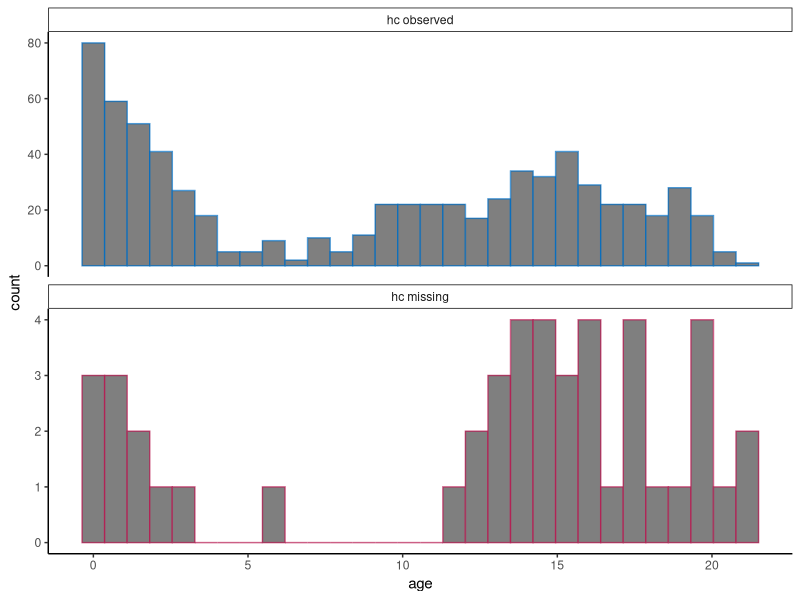
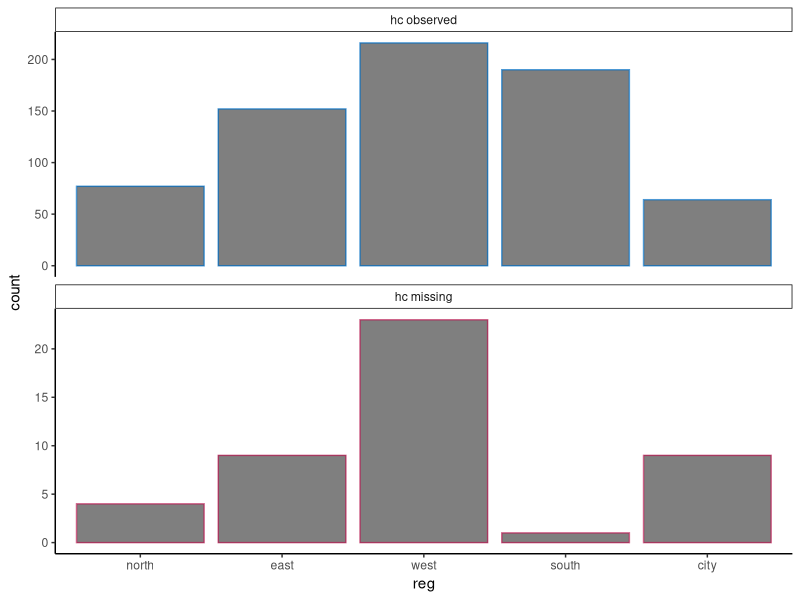
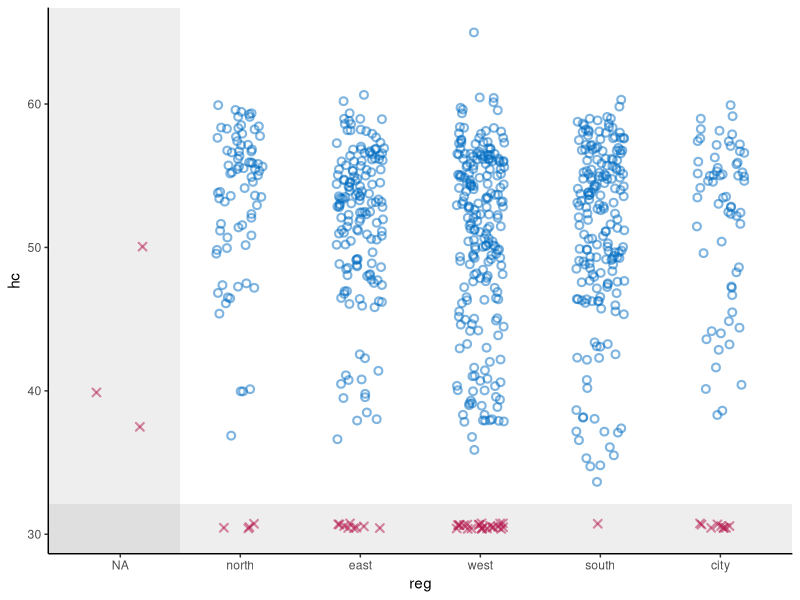
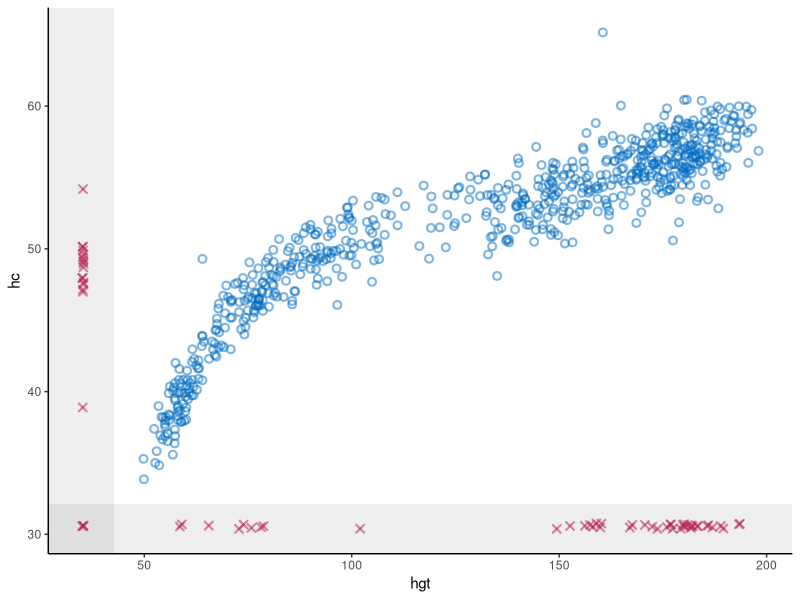
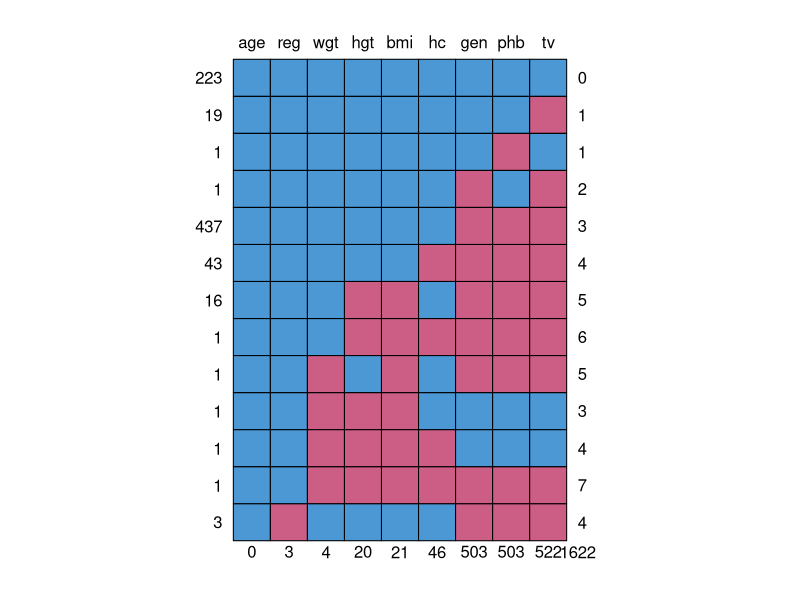
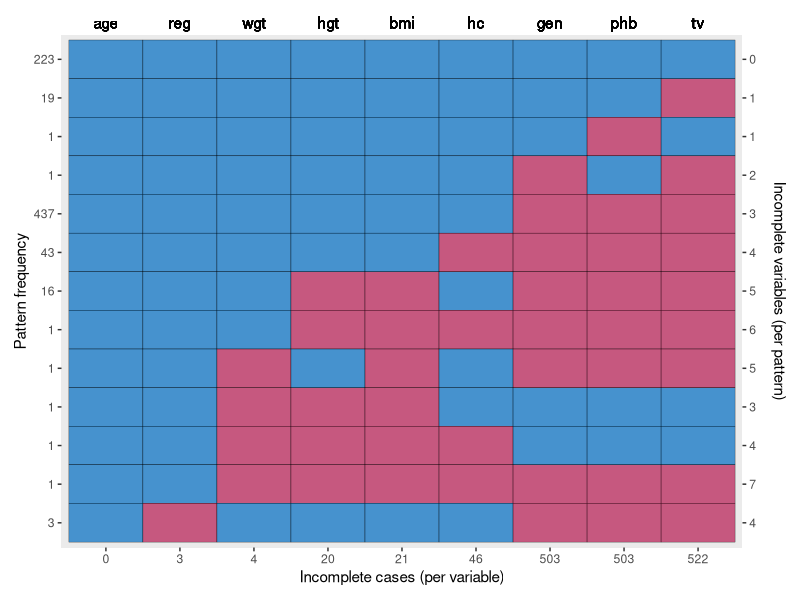
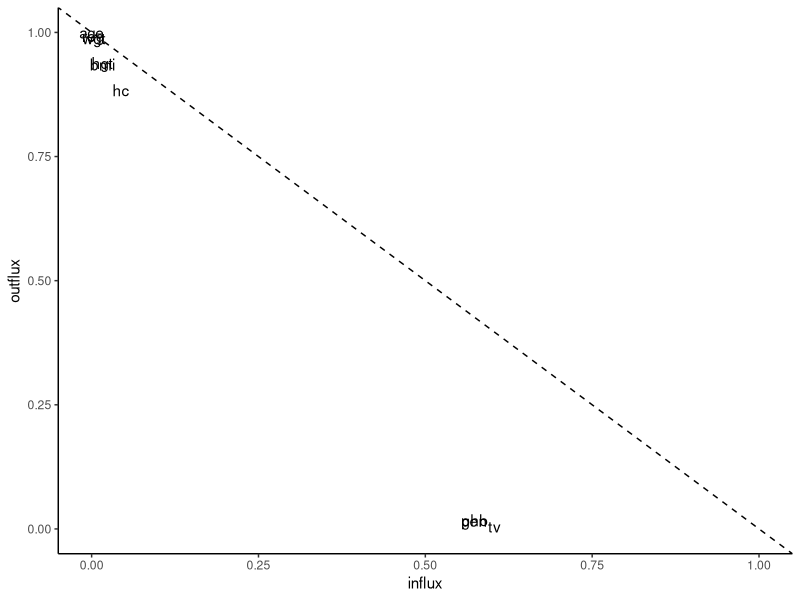

The R source for these figures, in order: (Note: this script raises an error after producing the figures.)
## ---- chunk 1
knitr::opts_chunk$set(
  collapse = TRUE,
  comment = "#>",
  warning = FALSE, 
  message = FALSE,
  fig.width = 6, 
  fig.height = 6
)
## ---- chunk 2
# set-up environment
# library(shinymice)
library(tidyverse)
`%nin%` <- Negate(`%in%`)

# example dataset
dat <- mice::boys
# example mids object
imp <- mice::mice(dat, printFlag = FALSE)

# define mice theme
theme_mice <- function() {
  # move this outside of the function to unnecessary avoid re-running
  ggplot2::update_geom_defaults("point", list(
    shape = 21,
    size = 1.9,
    stroke = 1.1,
    alpha = 0.5
  ))
  ggplot2::update_geom_defaults("boxplot", list(
    size = 1
  ))
  ggplot2::update_geom_defaults("line", list(
    size = 1
  ))
  # the actual theme settings
  theme <- list(
    ggplot2::theme_classic(),
    ggplot2::theme(legend.position = "top"),
    ggplot2::scale_color_manual(
      values = c(
        "observed" = mice:::mdc(1),
        "missing" = mice:::mdc(2),
        "imputed" = mice:::mdc(2)
      )
    ),
    ggplot2::scale_fill_manual(
      values = c(
        "observed" = mice:::mdc(1),
        "missing" = mice:::mdc(2),
        "imputed" = mice:::mdc(2)
      )
    ),
    ggplot2::scale_size_manual(
      values = c("observed" = 1,
      "imputed" = 0.5)
),
    ggplot2::labs(color = NULL, fill = NULL, size = NULL)
  )
  return(theme)
}
## ---- chunk 3
# histogram/density plot dodged instead of faceted
# plot_conditional <- function(dat, x, z) {
#   if (is.numeric(dat[[x]])) {
#     geom <- ggplot2::geom_density(ggplot2::aes(x = .data[[x]], y = ..count.., color = conditional))
#   } else {
#     geom <-
#       ggplot2::geom_bar(
#         ggplot2::aes(x = .data[[x]], color = conditional),
#         position = ggplot2::position_dodge(),
#         fill = "white"
#       )
#   }
#   dat %>%
#     dplyr::mutate(conditional = factor(
#       is.na(.data[[z]]),
#       levels = c(TRUE, FALSE),
#       labels = c("missing", "observed")
#     )) %>%
#     ggplot2::remove_missing(., vars = x) %>%
#     ggplot2::ggplot() +
#     geom +
#     theme_mice() +
#     ggplot2::labs(color = paste(z)) +
#     theme(legend.position = "top")
# }

# histogram/density plot faceted instead of dodged
plot_conditional <- function(dat, x, z) {
  # define graphing elements to add to plot
  if (is.numeric(dat[[x]])) { # for continuous variables
    geom <-
      ggplot2::geom_histogram()
  } else { # for categorical variables
    geom <-
      ggplot2::geom_bar()
  }
  
  # preprocess the data
  dat[!is.na(dat[[x]]), ] %>%
    dplyr::mutate(conditional = factor(
      is.na(.data[[z]]),
      levels = c(FALSE, TRUE),
      labels = c("observed", "missing")
    )) %>%
    # plot
    ggplot2::ggplot(ggplot2::aes(
        x = .data[[x]],
        color = conditional,
        fill = "white"
      )) +
    geom +
    # split by conditional variable
    ggplot2::facet_wrap(
      ~ conditional,
      ncol = 1,
      scales = "free_y",
      labeller = ggplot2::labeller(conditional = c(
        paste(z, "observed"), paste(z, "missing")
      ) %>% setNames(c(
        "observed", "missing"
      )))
    ) +
    # style
    theme_mice() +
    theme(legend.position = "none",
          strip.background = element_rect(size = 0.5))
}

# test
plot_conditional(dat, x = "age", z = "hc")
plot_conditional(dat, x = "reg", z = "hc")
## ---- chunk 4
# scatterplot with NAs
plot_bivariate <- function(dat, x, y) {
  # define graphing elements to add to plot later
  # set NA value and scale for variable x
  if (is.numeric(dat[[x]])) {
    NA_x <-
      min(dat[[x]], na.rm = TRUE) - .1 * diff(range(dat[[x]], na.rm = TRUE))
    shade_x <-
      min(dat[[x]], na.rm = TRUE) - .05 * diff(range(dat[[x]], na.rm = TRUE))
    scale_x <- NULL
  } else {
    NA_x <- "NA"
    shade_x <- 1.5
    scale_x <-
      ggplot2::scale_x_discrete(limits = c("NA", levels(dat[[x]])))
  }
  
  # set NA value and scale for variable y
  if (is.numeric(dat[[y]])) {
    NA_y <-
      min(dat[[y]], na.rm = TRUE) - .1 * diff(range(dat[[y]], na.rm = TRUE))
    shade_y <-
      min(dat[[y]], na.rm = TRUE) - .05 * diff(range(dat[[y]], na.rm = TRUE))
    scale_y <- NULL
  } else {
    NA_y <- "NA"
    shade_y <- 1.5
    scale_y <-
      ggplot2::scale_y_discrete(limits = c("NA", levels(dat[[y]])))
  }
  
  # add geom for NAs in the x space
  if (any(is.na(dat[[x]]))) {
    geom_x <- ggplot2::geom_point(
      position = ggplot2::position_jitter(width = 0.2, height = 0.2),
      color = mice:::mdc(2),
      shape = 4,
      mapping = ggplot2::aes(x = NA_x, y = .data[[y]]),
      data = dat[is.na(dat[[x]]),]
    )
  } else {
    geom_x <- NULL
  }
  
  # add geom for NAs in the y space
  if (any(is.na(dat[[y]]))) {
    geom_y <- ggplot2::geom_point(
      position = ggplot2::position_jitter(width = 0.2, height = 0.2),
      color = mice:::mdc(2),
      shape = 4,
      mapping = ggplot2::aes(x = .data[[x]], y = NA_y),
      data = dat[is.na(dat[[y]]),]
    )
  } else{
    geom_y <- NULL
  }
  
  # add geom for NAs in the x-y space
  if (any(is.na(dat[[x]]) & is.na(dat[[y]]))) {
    geom_xy <- ggplot2::geom_point(
      position = ggplot2::position_jitter(width = 0.2, height = 0.2),
      color = mice:::mdc(2),
      shape = 4,
      mapping = ggplot2::aes(x = NA_x, y = NA_y),
      data = dat[is.na(dat[[x]]) & is.na(dat[[y]]),]
    )
  } else{
    geom_xy <- NULL
  }
  
  # plot
  p <- dat %>% ggplot2::ggplot() +
    # plot observed datapoints in x-y space
    ggplot2::geom_point(
      ggplot2::aes(x = .data[[x]], y = .data[[y]]),
      position = ggplot2::position_jitter(width = 0.2, height = 0.2),
      color = mice::mdc(1)
    ) +
    # add area for NAs in the x space
    ggplot2::annotate(
      "rect",
      xmin = -Inf,
      xmax = shade_x,
      ymin = -Inf,
      ymax = Inf,
      alpha = 0.1
    ) +
    # add area for NAs in the y space
    ggplot2::annotate(
      "rect",
      xmin = -Inf,
      xmax = Inf,
      ymin = -Inf,
      ymax = shade_y,
      alpha = 0.1
    ) +
    # add NAs 
    geom_x +
    geom_y +
    geom_xy +
    # style graph
    theme_mice() +
    scale_x +
    scale_y 
  
  # output
  return(p)
}

# test
plot_bivariate(dat, x = "reg", y = "hc")
plot_bivariate(dat, x = "hgt", y = "hc") 
## ---- chunk 5
# make ggplot version of md pattern plot
plot_md_pattern <- function(dat) {
  # get md pattern and store additional info
  pat <- mice::md.pattern(dat)
  vrb <- colnames(pat)[-ncol(pat)]
  colnames(pat) <- c(vrb, "n_vrb_inc")
  n_pat_obs <- as.numeric(rownames(pat))[-nrow(pat)]
  n_vrb_inc <- as.numeric(pat[, ncol(pat)])[-nrow(pat)]
  n_val_mis <- as.numeric(pat[nrow(pat), ])[-ncol(pat)]
  
  # make the pattern tidy
  long_pat <- pat[-nrow(pat), ] %>%
    cbind(., n_pat_obs, pat_nr = 1:nrow(.)) %>%
    as.data.frame() %>%
    tidyr::pivot_longer(cols = all_of(vrb),
                        names_to = "vrb",
                        values_to = "obs") %>%
    cbind(., n_val_mis)
  
  # plot the md pattern
  p <- long_pat %>%
    ggplot2::ggplot() +
    ggplot2::geom_tile(ggplot2::aes(
      x = vrb,
      y = pat_nr,
      fill = as.factor(obs),
      group = n_vrb_inc
    ),
    color = "black") +
    # set axes
    ggplot2::scale_x_discrete(limits = vrb,
                              position = "bottom",
                              labels = as.character(n_val_mis)) +    
    ggplot2::scale_y_reverse(
      breaks = 1:max(long_pat$pat_nr),
      labels = as.character(n_pat_obs),
      expand = c(0.01, 0.01),
      sec.axis = ggplot2::dup_axis(
        labels = as.character(n_vrb_inc),
        name = "Incomplete variables (per pattern)")
    ) +
    # add labels
    ggplot2::labs(x = "Incomplete cases (per variable)",
                  y = "Pattern frequency") +
    ggplot2::geom_text(aes(x = vrb, y = -Inf, label = vrb),
              data = long_pat,
              vjust = -0.5) +
    ggplot2::coord_cartesian(clip = "off") +
    # add styling
    ggplot2::theme(
      legend.position = "none",
      plot.margin = ggplot2::margin(25, 10, 10, 10, unit = "pt"),
      axis.title.y.right = ggplot2::element_text(margin = ggplot2::margin(l = 10)),
      panel.grid = ggplot2::element_blank()
    ) +
    ggplot2::scale_fill_manual(values = c("1" = mice:::mdc(1), "0" = mice:::mdc(2))) 
  
  return(p)
}

# test
plot_md_pattern(dat)
## ---- chunk 6
# plot in- and outflux of incomplete data
plot_flux <- function(dat){
  flx <- mice::flux(dat)
  p <- flx %>% ggplot2::ggplot() +
    ggplot2::geom_text(
      ggplot2::aes(x = influx, y = outflux, label = rownames(flx))
    ) +
    geom_abline(intercept = 1, slope = -1, linetype = "dashed") +
    lims(x = c(0,1), y = c(0,1)) +
    theme_classic()
  return(p)
}
# test
plot_flux(dat)
## ---- chunk 7

# make chain means and variances tidy
preprocess_thetas <- function(imp) {
  d <- imp$chainMean %>%
    dplyr::na_if(., "NaN") %>%
    as.data.frame() %>%
    dplyr::mutate(var = row.names(.), theta = "Chain means") %>%
    rbind(
      .,
      imp$chainVar %>%
        sqrt() %>%
        as.data.frame(.) %>%
        dplyr::mutate(var = row.names(.), theta = "Chain standard deviations")
    ) %>%
    tidyr::pivot_longer(-c(var, theta)) %>%
    cbind(.it = as.integer(1:imp$iteration),
          .imp = as.factor(rep(1:imp$m, each = imp$iteration)))
  return(d)
}
# test
trace_dat <- preprocess_thetas(imp)

trace_one_variable <- function(d, x) {
  # plot one variable
  p <- d[d$var == x,] %>%
    ggplot2::ggplot() +
    ggplot2::geom_line(ggplot2::aes(x = .it, y = value, color = .imp)) +
    ggplot2::facet_wrap( ~ theta, scales = "free", ncol = 2) +
    ggplot2::theme_classic() +
    ggplot2::theme(
      strip.background = element_rect(colour = "white"),
      strip.text = element_text(face = "bold", size = 11),
      legend.position = "bottom"
    ) +
    ggplot2::labs(x = "Iteration",
                  y = paste0("Variable: '", x, "'"),
                  color = "Imputation")
  # show message to user when variable is completely observed
  if (all(is.na(p$data$value))) {
    p <-
      p + ggplot2::geom_text(ggplot2::aes(
        x = median(as.numeric(d$.imp)),
        y = 0,
        label = "No \n imputations \n to show"
      ),
      color = "grey")
  }
  return(p)
}
#test
trace_one_variable(trace_dat, x = "hgt")
trace_one_variable(trace_dat, x = "age")
## ---- chunk 8
# preprocess
prepare_plotting <- function(mids, x, y = NULL) {
  # preprocess incomplete data
  d <-
    mids$data %>%
    dplyr::mutate(.id = rownames(.)) %>%
    .[c(x, y, ".id")] %>%
    cbind(.imp = 0)
  
  # preprocess imputations
  imps <- mids$imp[[x]] %>%
    dplyr::mutate(.id = row.names(.)) %>%
    tidyr::pivot_longer(
      cols = 1:mids$m,
      names_to = ".imp",
      values_to = x,
      names_transform = list(.imp = as.numeric)
    ) 
  
  # combine incomplete and imputed data
    cd <- d %>%
      dplyr::bind_rows(., imps) %>%
      dplyr::mutate(imputed = ifelse(.imp > 0, 'imputed', 'observed'))
  
  # output
  return(cd)
}

# test 
x = "hc"
y = "reg"
plot_dat <- prepare_plotting(mids = imp, x = x, y = y)
# # with second variable
# plot_dat2 <- prepare_plotting(mids = imp, x = y, y = x)
# a <- dplyr::full_join(plot_dat, plot_dat2)
## ---- chunk 9
# stripplot
m = 5
geom_stripplot <- function(x, m, ...) {
  p <- list(
    ggplot2::geom_jitter(
      ggplot2::aes(
        x = as.factor(.data$.imp),
        y = .data[[x]],
        color = .data$imputed
      ),
      height = 0,
      width = 0.25, 
      ...
    ),
    ggplot2::scale_x_discrete(limits = as.character(0:m)),
    ggplot2::labs(
      x = "Imputation (0 = observed data)",
      y = paste0("Variable: '", x, "'"),
      color = "",
      fill = "",
      size = ""
    )
  )
  return(p)
}

# test
# plot_dat %>%
#   ggplot2::ggplot() +
#   geom_stripplot(x, m)
## ---- chunk 10

plot_dat %>%
  ggplot2::ggplot() +
  geom_stripplot(x, m) +
  theme_mice()
## ---- chunk 11
geom_bwplot <- function(x, m){
  list(
    ggplot2::geom_boxplot(
      ggplot2::aes(
        x = as.factor(.data$.imp),
        y = .data[[x]],
        color = .data$imputed
      ),
      width = 0.5
    ),
    ggplot2::scale_x_discrete(limits = as.character(0:m)),
    ggplot2::xlab(
      "Imputation (0 = observed data)")
    )
}

plot_dat %>% 
  ggplot2::ggplot() +
  geom_bwplot(x, m = imp$m) + 
  theme_mice()

# try to combine this with the stripplot??
plot_dat %>%
  ggplot2::ggplot() +
  geom_bwplot(x, m) + 
  geom_stripplot(x, m, alpha = 0.1) +
  theme_mice()

## ---- chunk 12
geom_densityplot <- function(x, m){
  list(ggplot2::geom_density(
    ggplot2::aes(
    x = .data[[x]],
    group = .data$.imp,
    color = .data$imputed,
    size = .data$imputed)),
    ggplot2::scale_size_manual(guide = "none", values = c(0.5, 1) %>% setNames(c("imputed", "observed")))
)}


plot_dat[!is.na(plot_dat[[x]]), ] %>%  
  ggplot2::ggplot() +
  geom_densityplot(x, m = imp$m) + 
  theme_mice()


## ---- chunk 13
# At some point, try to do this for histograms too? See https://github.com/amices/shinyMice/blob/Enhancements/R/gg.barplot.R

# geom_densityplot <- function(x, m){
#   list(ggplot2::geom_density(
#     ggplot2::aes(
#     x = .data[[x]],
#     group = .data$.imp,
#     color = .data$imputed,
#     size = .data$imputed)),
#     ggplot2::scale_size_manual(values = c(0.5, 1) %>% setNames(c("imputed", "observed")))
# )}
# 
# plot_dat %>% 
#   ggplot2::ggplot() +
#   geom_densityplot(x, m = imp$m) + 
#   theme_mice()
## ---- chunk 14
# better preprocessing function??
x = "hgt"
y = "hc"

# extract imputations and initialize plot
plot_imps <- function(imp, x, y = NULL) {
  # parse inputs
  if (is.null(y)) {
    y <- x
  }
  # combine observed and imputed data
  xy_obs <- imp$data %>%
    cbind(datapoint = "observed",
          .imp = 0,
          .id = 1:nrow(.),
          .) %>%
    .[!is.na(imp$data[[x]]) &
        !is.na(imp$data[[y]]), ]
  xy_imps <- imp %>% 
    mice::complete("long") %>% 
    cbind(datapoint = "imputed", .) %>% 
    .[.$.id %nin% xy_obs$.id,]
  xy_dat <- rbind(xy_obs, xy_imps) %>% 
    dplyr::mutate(datapoint = factor(datapoint, levels = c("observed", "imputed")))
  # initialize plot
  p <- xy_dat %>% 
    ggplot2::ggplot() +
    theme_mice() 
  # output
  return(p)
}

# test with continuous variable
x = "hc"

# boxplot (doesn't work for categorical variables)
imp %>% plot_imps(x) +
  ggplot2::geom_boxplot(
      ggplot2::aes(
        x = as.factor(.imp), 
        y = .data[[x]],
        color = datapoint
      ),
      width = 0.5
    ) +
  ggplot2::xlab("Imputation (0 = observed data)") 

# stripplot
imp %>% plot_imps(x) +
  ggplot2::geom_jitter(
      ggplot2::aes(
        x = as.factor(.imp),
        y = .data[[x]],
        color = datapoint
      ),
      height = 0.25,
      width = 0.25) +
    ggplot2::xlab("Imputation (0 = observed data)") 

# density plot
imp %>% plot_imps(x) +
  ggplot2::geom_density(ggplot2::aes(
    x = .data[[x]],
    color = datapoint,
    size = datapoint,
    group = .imp
  )) 

# test with two continuous variables
y = "hgt"

# xyplot
imp %>% plot_imps(x, y) +
  ggplot2::geom_point(ggplot2::aes(
    x = .data[[x]],
    y = .data[[y]],
    group = .id,
    color = datapoint
  ))

# test with categorical variable
x = "phb"

# faceted barplot
imp %>% plot_imps(x) +
  ggplot2::geom_bar(
      ggplot2::aes(
        x = .data[[x]],
        color = datapoint,
        size = datapoint
      ),
      width = 0.5,
      fill = "white",
      position = ggplot2::position_dodge(preserve = "single")
    ) +
  ggplot2::facet_wrap(~.imp, scales = "free_y", ncol = 2)

# failed attempt at histogram/barplot
# imp %>% preprocess_imps(x) %>%
#   ggplot2::ggplot() +
#   theme_mice() +
#   ggplot2::geom_histogram(ggplot2::aes(
#     x = .data[[x]],
#     color = datapoint,
#     group = .imp
#   ),
#   fill = "white",
#   position = "stack") +
#   ggplot2::facet_wrap(~datapoint, scales = "free_y", ncol = 1) +
#   ggplot2::theme(legend.position = "none")
# 
# 
# x = "reg"
# imp %>% preprocess_imps(x) %>%
#   ggplot2::ggplot() +
#   theme_mice() +
#   ggplot2::geom_bar(
#     ggplot2::aes(x = .data[[x]],
#                  color = datapoint,
#                  group = .imp),
#     fill = "white",
#     position = "stack"
#   ) +
#   ggplot2::facet_wrap(
#     ~ datapoint,
#     scales = "free_y",
#     ncol = 1,
#     labeller = ggplot2::labeller(datapoint = c(paste(x, "observed"), paste(x, "imputed")) %>% 
#                                    setNames(c("observed", "imputed"))
#                                  )
#   ) +
#   ggplot2::theme(legend.position = "none")

## ---- chunk 15
# plot the predictor matrix for the imputation model, make interactive later!
plot_pred_matrix <- function(dat) {
  # parse input
  if (mice::is.mids(dat)) {
    imp <- dat
  } else {
    imp <- mice::mice(dat, maxit = 0)
  }
  # get the predictor matrix and add the rownames as variable
  pred <- imp$predictorMatrix %>%
    as.data.frame() %>%
    cbind(vrb_to_imp = rownames(.), .)
  # make the data tidy to plot
  long_pred <-
    pivot_longer(
      pred,
      cols = names(pred)[-1],
      names_to = "vrb_as_pred",
      names_transform = list(vrb_as_pred = as.factor)
    )
  # plot the predictor matrix
  p <- long_pred %>%
    ggplot2::ggplot() +
    ggplot2::geom_tile(ggplot2::aes(
      x = vrb_as_pred,
      y = vrb_to_imp,
      fill = as.factor(value)
    ),
    color = "black") +
    ggplot2::theme(legend.position = "none", panel.grid = ggplot2::element_blank()) +
    ggplot2::scale_y_discrete(limits = rev(names(imp$data))) +
    ggplot2::scale_x_discrete(limits = names(imp$data), position = "top") +
    ggplot2::scale_fill_manual(values = c("1" = mice:::mdc(1), "0" = mice:::mdc(2))) +
    ggplot2::labs(x = "Predictor", y = "Variable to impute", title = "Predictor matrix")
  
  return(p)
}

# test
plot_pred_matrix(imp)
new_pred <- imp$predictorMatrix
new_pred["bmi", c("hgt", "wgt")] <- 0
imp2 <- mice::mice(dat, predictorMatrix = new_pred, maxit = 0)
plot_pred_matrix(imp2)
